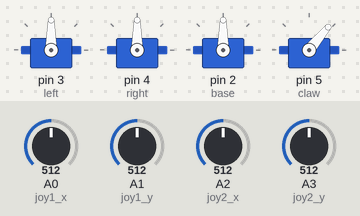
Bench run of a sketch on a simulated Arduino Uno, built with avr-gcc and run on an emulated ATmega328P. Shown: 4 × servo. Inputs (shaded band) come from the test bench; at power-on: A0 (joy1_x) = 512, A2 (joy2_x) = 512, A1 (joy1_y) = 512, A3 (joy2_y) = 512.

Above: at 1.2 s.
1.3 s: A0 (joy1_x) set to 784
2.8 s: A0 (joy1_x) set to 808
At 3.26 s:
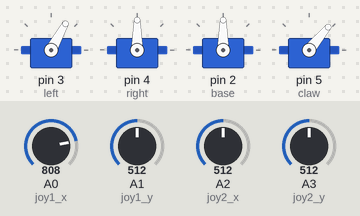
At 4.4 s:
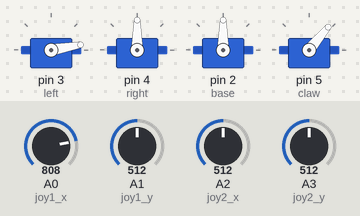
5.5 s: A2 (joy2_x) set to 785
7.0 s: A2 (joy2_x) set to 817
At 8.5 s:
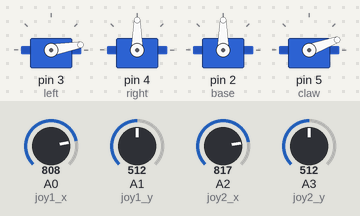
8.9 s: A1 (joy1_y) set to 789
10.4 s: A1 (joy1_y) set to 816
At 12.5 s:
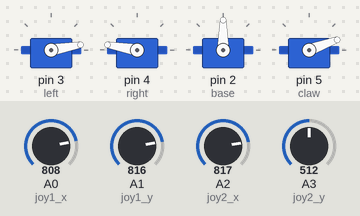
Timing chart, 0 to 14.0 s (numbered marks = the images above; inputs shaded):
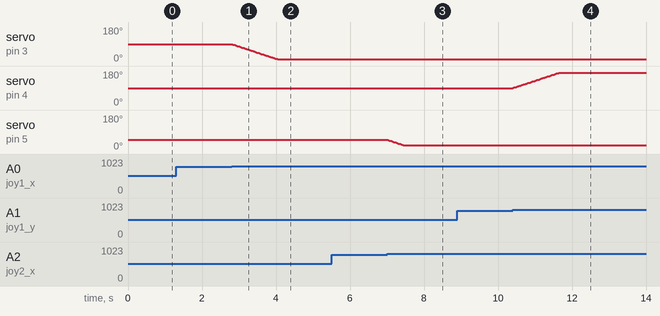

Measured:
- the behaviour switches between 800 and 801 on A0 (joy1_x) (found by bisection; images 0 and 1)
- the behaviour switches between 800 and 801 on A2 (joy2_x) (found by bisection; images 2 and 3)
- the behaviour switches between 800 and 801 on A1 (joy1_y) (found by bisection; images 3 and 4)
- after the input at 1.3 s, every drawn part: stays the same
- after the input at 2.8 s, servo on pin 3 (left): moves from 90° to 10° over 1.2 s, starting at once
- after the input at 5.5 s, every drawn part: stays the same
- after the input at 7.0 s, servo on pin 5 (claw): moves from 50° to 20° over 0.45 s, starting at once
- after the input at 8.9 s, every drawn part: stays the same
- after the input at 10.4 s, servo on pin 4 (right): moves from 90° to 170° over 1.2 s, starting at once

The sketch:

joystick.ino
```cpp
#include <Servo.h>

Servo base;
Servo left;
Servo right;
Servo claw;

int joy1_x = A0;
int joy1_y = A1;
int joy2_x = A2;
int joy2_y = A3;

// Initial (center) positions of servos
int b = 90;
int l = 90;
int r = 90;
int c = 50;

// Joystick readings
int x1, y1, x2, y2;

void setup() {
  Serial.begin(9600);

  pinMode(joy1_x,INPUT);
  pinMode(joy1_y,INPUT);
  pinMode(joy2_x,INPUT);
  pinMode(joy2_y,INPUT);

  left.attach(3);
  right.attach(4);
  base.attach(2);
  claw.attach(5);

  // Center the servos
  left.write(l);
  right.write(r);
  base.write(b);
  claw.write(c);
}

void loop() {
  /////////////// Left /////////////////
  int x1 = analogRead(joy1_x);

  if (x1 < 200){
    if (l < 170) {
      left.write(++l);
      delay (15) ;
    }
  }

  if (x1 > 800){
    if (l > 10) {
      left.write(--l);
      delay(15);
    }
  }

  /////////////// Right /////////////////
  int y1 = analogRead(joy1_y);

  if (y1 < 200){
    if (r > 10) {
      right.write(--r);
      delay(15);
    }
  }

  if (y1 > 800){
    if (r < 170) {
      right.write(++r);
      delay (15) ;
    }
  }

  /////////////// Base /////////////////
  int y2 = analogRead(joy2_y);

  if (y2 < 200){
    if (b > 10) {
      base.write(--b);
      delay(15);
    }
  }

  if (y2 > 800){
    if (b < 170) {
      base.write(++b);
      delay (15) ;
    }
  }

  /////////////// Claw /////////////////
  int x2 = analogRead(joy2_x);

  if (x2 < 200){
    if (c < 90) {
      claw.write(++c);
      delay (15) ;
    }
  }

  if (x2 > 800){
    if (c > 20) {
      claw.write(--c);
      delay(15);
    }
  }

//  Serial.print(b);
//  Serial.print(" : ");
//  Serial.print(l);
//  Serial.print(" : ");
//  Serial.print(r);
//  Serial.print(" : ");
//  Serial.println(c);
}
```
